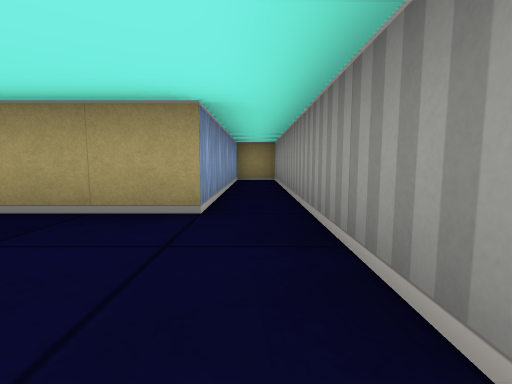
view 1 (above)

15 first-person views from a walk through a cub3D level. The camera is about half as high as the walls, tilts 6° down and sees 85° across. The floor is counted in squares. Each view is taken from the middle of a square. On the plan, view 1 faces up. The plan holds only what a view shows up to about 9 squares ahead; the rest is blank. The place goes on beyond the plan.

view 2
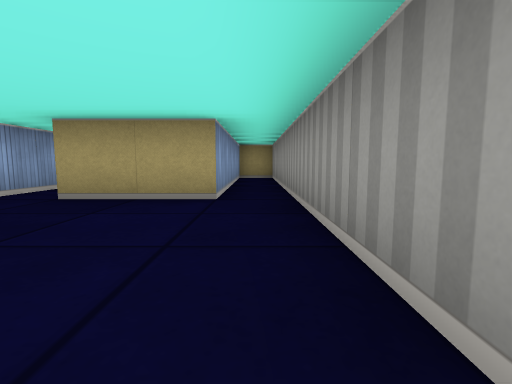

view 3
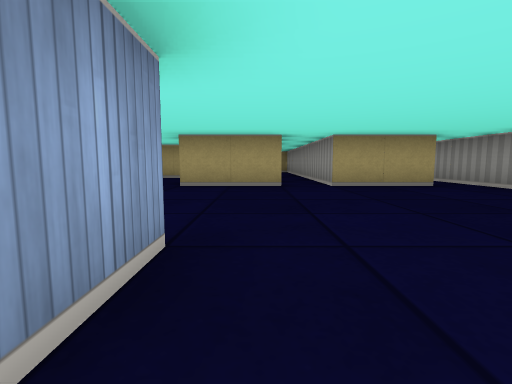

view 4
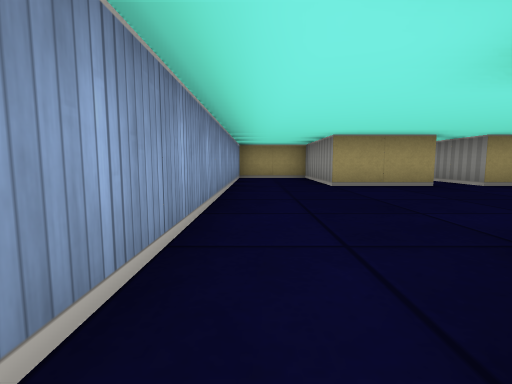

view 5
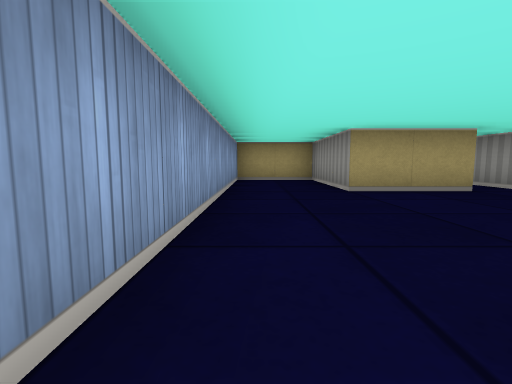

view 6
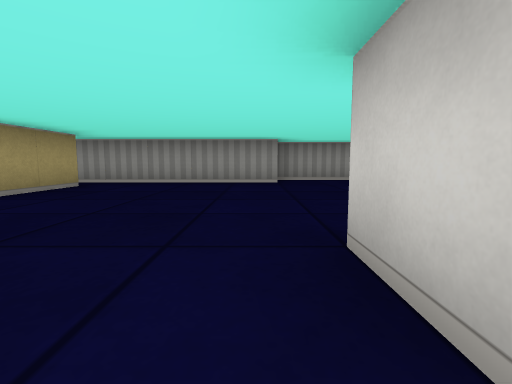

view 7
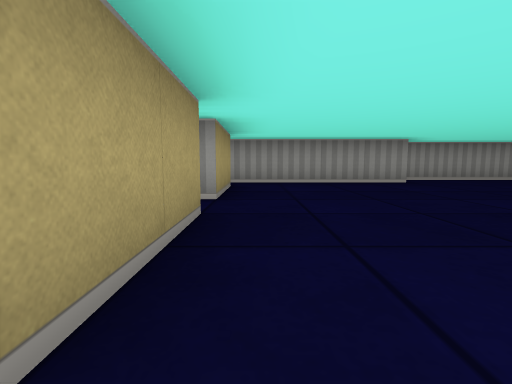

view 8
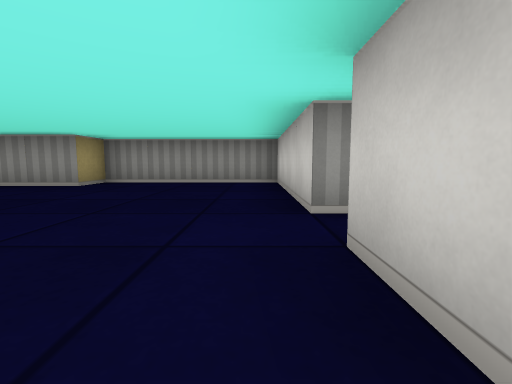

view 9
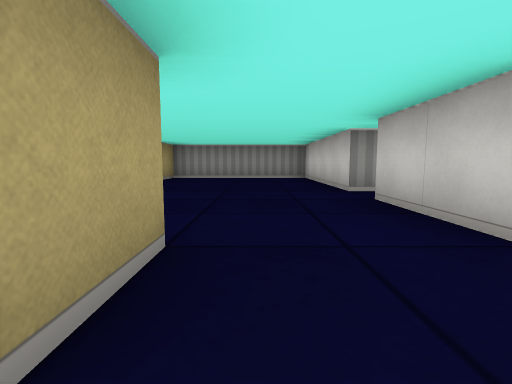

view 10
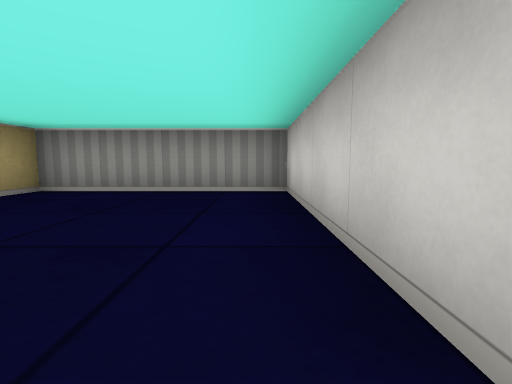

view 11
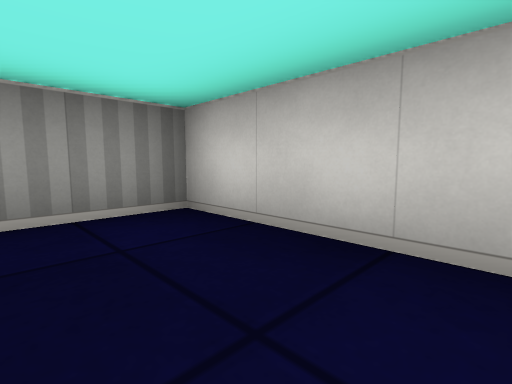

view 12
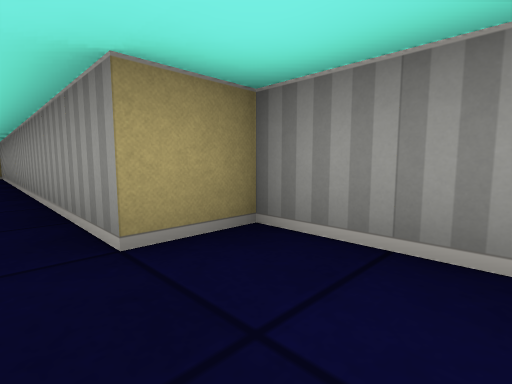

view 13
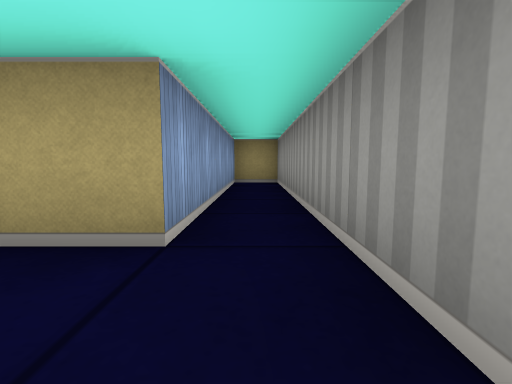

view 14
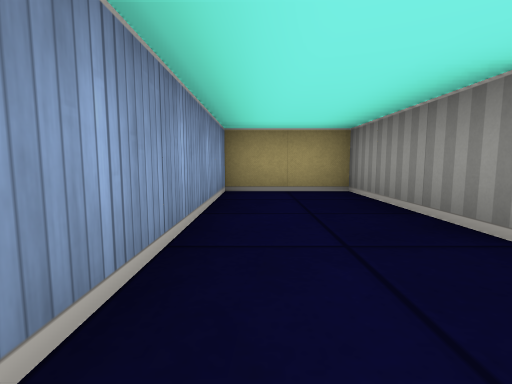

view 15
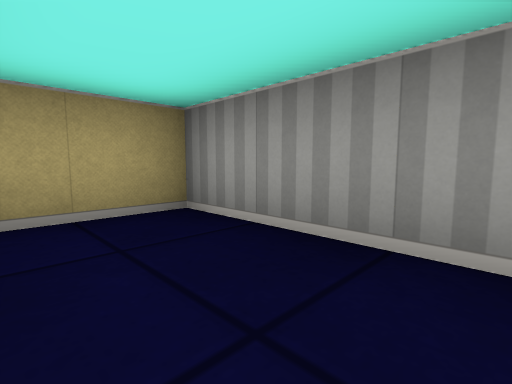

### Floor plan
Points are (right, up) in squares from view 1. A wall is a line through its corners. A room is listed if a view was taken in it or the views show most of it. See-through windows are left out.
Room 1 (views 1, 2, 3, 5, 6, 7, 10, 11, 12, 13, 14, 15)
walls: (-3.4, 2.5) (-5.5, 2.5) (-5.5, 5.5) (-7.5, 5.5) (-7.5, -2.5); (-5.5, -1.5) (-4.5, -1.5) (-4.5, -2.5); (-3.5, 4) (-3.5, 2.8); (-2.5, -5.5) (1.5, -5.5) (1.5, -1.5) (0.5, -1.5) (0.5, 7.5) (-0.5, 7.5) (-0.5, 2.5) (-2.5, 2.5) (-2.5, 6); (-4.5, -5.5) (-3.5, -5.5)
ways out: opening at (-7, -3) to room 2; opening at (-5, -4.5) to room 2; opening at (-3, -6)
Room 2 (views 4, 8, 9)
walls: (-5.5, -3.5) (-6.5, -3.5); (-5.5, -5.5) (-4.5, -5.5)
ways out: opening at (-7, -3) to room 1; opening at (-5, -4.5) to room 1

Where each view was taken, in squares from view 1:
view 1: 0 up, 0 right, facing up
view 2: 1 down, 0 right, facing up
view 3: 3 down, 4 left, facing up
view 4: 3 down, 7 left, facing up
view 5: 2 down, 7 left, facing up
view 6: 1 down, 6 left, facing right
view 7: 2 up, 6 left, facing right
view 8: 5 down, 5 left, facing right
view 9: 4 down, 7 left, facing right
view 10: 5 down, 3 left, facing right
view 11: 4 down, 1 left, facing down-right
view 12: 3 down, 0 right, facing up-right
view 13: 1 up, 0 right, facing up
view 14: 1 up, 7 left, facing up
view 15: 3 up, 7 left, facing up-right
